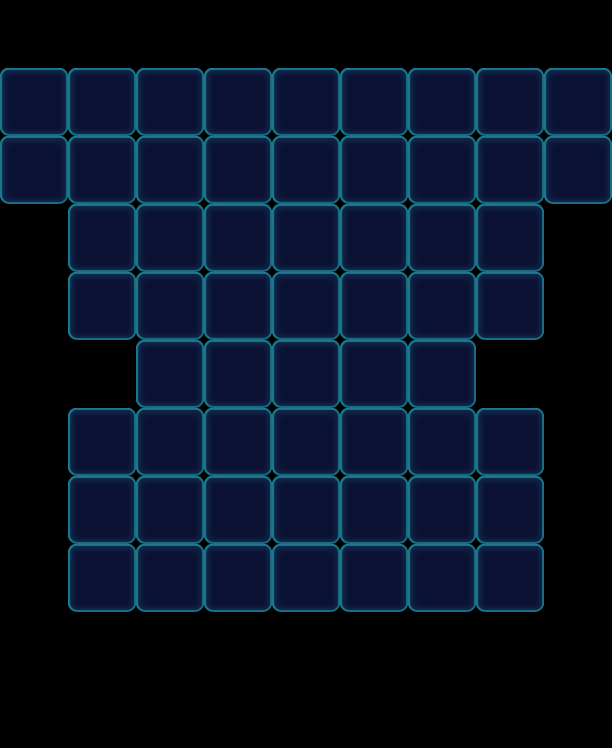

A 2D game scene composited from a Tiled map and its tileset images. What follows is a short description and the map's XML, with each tile layer's data collapsed to a summary:
An orthogonal 9x11 tile map with 68x68 px tiles, 1 tile layer (Valid), 2 tilesets and 69 objects (58x Monster, 11x Factory_Normal).

<map version="1.0" orientation="orthogonal" width="9" height="11" tilewidth="68" tileheight="68">
 <tileset firstgid="1" name="game_grid1" tilewidth="68" tileheight="68">
  <image source="game_grid1.png" width="68" height="68" />
 </tileset>
 <tileset firstgid="2" name="map" tilewidth="68" tileheight="68">
  <image source="map.png" width="1024" height="1024" />
 </tileset>
 <layer name="Valid" width="9" height="11">
  <data>[99 cells, 58 non-empty, 1 distinct tile ids]</data>
 </layer>
 <objectgroup name="BottomObj" width="9" height="11" />
 <objectgroup name="MiddleObj" width="9" height="11">
  <object name="14" type="Monster" gid="3" x="476" y="272">
   <properties>
    <property name="Color" value="Green" />
   </properties>
  </object>
  <object name="25" type="Monster" gid="18" x="68" y="272">
   <properties>
    <property name="Color" value="Pink" />
   </properties>
  </object>
  <object name="25" type="Monster" gid="18" x="68" y="204">
   <properties>
    <property name="Color" value="Pink" />
   </properties>
  </object>
  <object name="15" type="Monster" gid="17" x="272" y="204">
   <properties>
    <property name="Bubble" value="1" />
    <property name="Color" value="Purple" />
   </properties>
  </object>
  <object name="14" type="Monster" gid="3" x="544" y="204">
   <properties>
    <property name="Bubble" value="1" />
    <property name="Color" value="Green" />
   </properties>
  </object>
  <object name="13" type="Monster" gid="2" x="272" y="136">
   <properties>
    <property name="Color" value="Blue" />
   </properties>
  </object>
  <object name="13" type="Monster" gid="2" x="408" y="204">
   <properties>
    <property name="Color" value="Blue" />
   </properties>
  </object>
  <object name="13" type="Monster" gid="2" x="136" y="136">
   <properties>
    <property name="Color" value="Blue" />
   </properties>
  </object>
  <object name="13" type="Monster" gid="2" x="204" y="204">
   <properties>
    <property name="Color" value="Blue" />
   </properties>
  </object>
  <object name="25" type="Monster" gid="18" x="476" y="136">
   <properties>
    <property name="Color" value="Pink" />
   </properties>
  </object>
  <object name="25" type="Monster" gid="18" x="408" y="272">
   <properties>
    <property name="Bubble" value="1" />
    <property name="Color" value="Pink" />
   </properties>
  </object>
  <object name="25" type="Monster" gid="18" x="340" y="204">
   <properties>
    <property name="Color" value="Pink" />
   </properties>
  </object>
  <object name="14" type="Monster" gid="3" x="204" y="136">
   <properties>
    <property name="Color" value="Green" />
   </properties>
  </object>
  <object name="14" type="Monster" gid="3" x="136" y="204">
   <properties>
    <property name="Bubble" value="1" />
    <property name="Color" value="Green" />
   </properties>
  </object>
  <object name="23" type="Monster" gid="19" x="340" y="136">
   <properties>
    <property name="Color" value="Yellow" />
   </properties>
  </object>
  <object name="23" type="Monster" gid="19" x="68" y="136">
   <properties>
    <property name="Color" value="Yellow" />
   </properties>
  </object>
  <object name="23" type="Monster" gid="19" x="204" y="408">
   <properties>
    <property name="Color" value="Yellow" />
   </properties>
  </object>
  <object name="25" type="Monster" gid="18" x="272" y="612">
   <properties>
    <property name="Color" value="Pink" />
   </properties>
  </object>
  <object name="23" type="Monster" gid="19" x="408" y="476">
   <properties>
    <property name="Color" value="Yellow" />
   </properties>
  </object>
  <object name="23" type="Monster" gid="19" x="68" y="544">
   <properties>
    <property name="Color" value="Yellow" />
   </properties>
  </object>
  <object name="13" type="Monster" gid="2" x="68" y="612">
   <properties>
    <property name="Bubble" value="1" />
    <property name="Color" value="Blue" />
   </properties>
  </object>
  <object name="13" type="Monster" gid="2" x="204" y="544">
   <properties>
    <property name="Color" value="Blue" />
   </properties>
  </object>
  <object name="25" type="Monster" gid="18" x="476" y="544">
   <properties>
    <property name="Bubble" value="1" />
    <property name="Color" value="Pink" />
   </properties>
  </object>
  <object name="25" type="Monster" gid="18" x="408" y="612">
   <properties>
    <property name="Color" value="Pink" />
   </properties>
  </object>
  <object name="14" type="Monster" gid="3" x="340" y="408">
   <properties>
    <property name="Color" value="Green" />
   </properties>
  </object>
  <object name="14" type="Monster" gid="3" x="204" y="476">
   <properties>
    <property name="Color" value="Green" />
   </properties>
  </object>
  <object name="14" type="Monster" gid="3" x="272" y="544">
   <properties>
    <property name="Color" value="Green" />
   </properties>
  </object>
  <object name="15" type="Monster" gid="17" x="272" y="408">
   <properties>
    <property name="Color" value="Purple" />
   </properties>
  </object>
  <object name="15" type="Monster" gid="17" x="340" y="476">
   <properties>
    <property name="Bubble" value="1" />
    <property name="Color" value="Purple" />
   </properties>
  </object>
  <object name="15" type="Monster" gid="17" x="136" y="612">
   <properties>
    <property name="Color" value="Purple" />
   </properties>
  </object>
  <object name="23" type="Monster" gid="19" x="408" y="544">
   <properties>
    <property name="Color" value="Yellow" />
   </properties>
  </object>
  <object name="23" type="Monster" gid="19" x="204" y="612">
   <properties>
    <property name="Bubble" value="1" />
    <property name="Color" value="Yellow" />
   </properties>
  </object>
  <object name="23" type="Monster" gid="19" x="340" y="544">
   <properties>
    <property name="Color" value="Yellow" />
   </properties>
  </object>
  <object name="25" type="Monster" gid="18" x="136" y="544">
   <properties>
    <property name="Color" value="Pink" />
   </properties>
  </object>
  <object name="25" type="Monster" gid="18" x="136" y="476">
   <properties>
    <property name="Color" value="Pink" />
   </properties>
  </object>
  <object name="64" type="Monster" gid="4" x="476" y="612">
   <properties>
    <property name="Color" value="Orange" />
   </properties>
  </object>
  <object name="64" type="Monster" gid="4" x="544" y="136">
   <properties>
    <property name="Color" value="Orange" />
   </properties>
  </object>
  <object name="64" type="Monster" gid="4" x="476" y="204">
   <properties>
    <property name="Color" value="Orange" />
   </properties>
  </object>
  <object name="23" type="Monster" gid="19" x="0" y="204">
   <properties>
    <property name="Color" value="Yellow" />
   </properties>
  </object>
  <object name="23" type="Monster" gid="19" x="0" y="136">
   <properties>
    <property name="Color" value="Yellow" />
   </properties>
  </object>
  <object name="13" type="Monster" gid="2" x="136" y="340">
   <properties>
    <property name="Color" value="Blue" />
   </properties>
  </object>
  <object name="64" type="Monster" gid="4" x="272" y="476">
   <properties>
    <property name="Color" value="Orange" />
   </properties>
  </object>
  <object name="64" type="Monster" gid="4" x="408" y="408">
   <properties>
    <property name="Color" value="Orange" />
   </properties>
  </object>
  <object name="64" type="Monster" gid="4" x="340" y="612">
   <properties>
    <property name="Color" value="Orange" />
   </properties>
  </object>
  </objectgroup>
 <objectgroup color="#000000" name="TopObj" width="9" height="11">
  <!-- 11 objects omitted --></objectgroup>
</map>
<!-- 25 of 69 objects omitted -->
